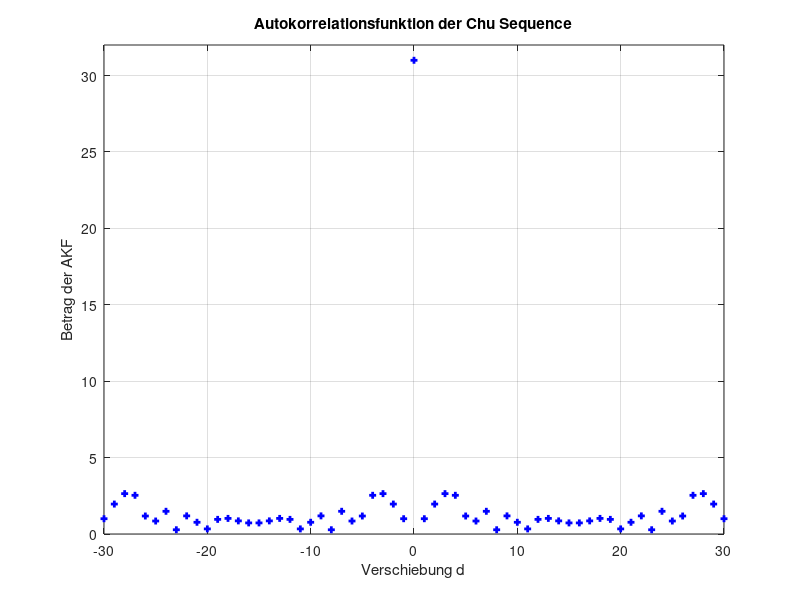
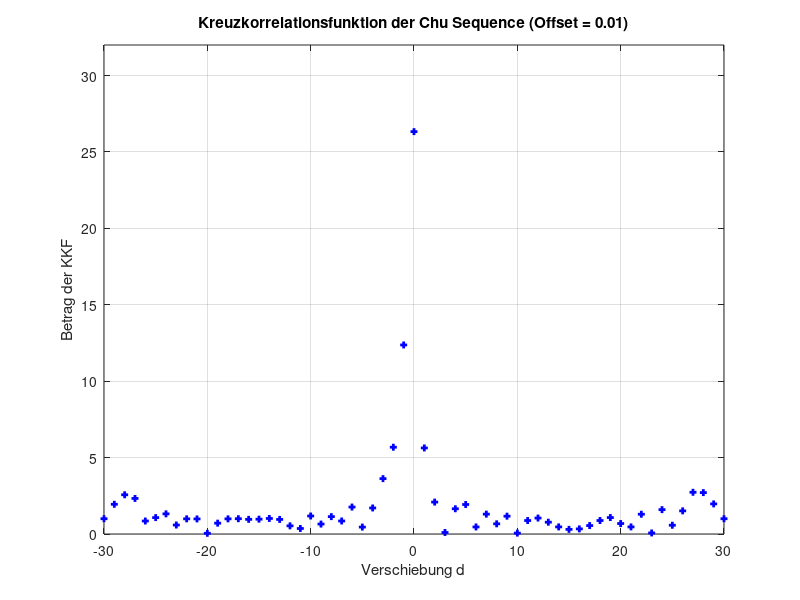
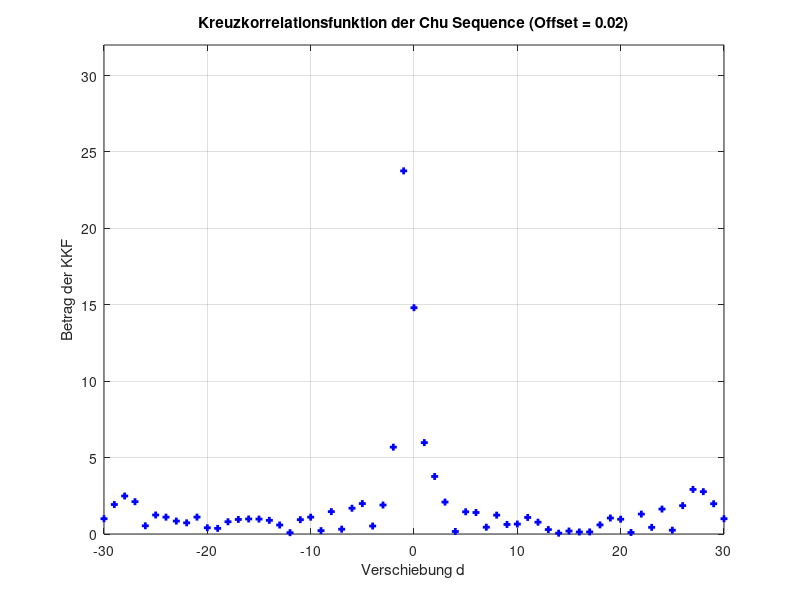

Source code (MATLAB) for these figures, in order:
function sdr_praeambel_foff_1
% Aperiodische Autokorrelation einer Chu-Praeambel mit Frequenzoffset
%
%------------------------------------------------
% (c) Eberhard Gamm (www.ibega.de),
%     LIKE (www.like.e-technik.uni-erlangen.de),
%     2013
%------------------------------------------------

close all;

% Chu Sequence (Polyphasen-Symbole)
N = 31;
n = 0 : N - 1;
s_p = exp( 1i * pi * n .* ( n + 1 ) / N );
% aperiodische Autokorrelation ohne Frequenzoffset
R_sp_sp = conv( s_p , conj( fliplr(s_p) ) );
% aperiodische Autokorrelation mit f_off / f_s = 0.01
R_spr_sp_1 = conv( s_p .* exp( 2i * pi * 0.01 * n) , ...
                   conj( fliplr(s_p) ) );
% aperiodische Autokorrelation mit f_off / f_s = 0.02
R_spr_sp_2 = conv( s_p .* exp( 2i * pi * 0.02 * n) , ...
                   conj( fliplr(s_p) ) );

d = - N + 1 : N - 1;

figure(1);
plot(d,abs(R_sp_sp),'bs','Linewidth',3,'Markersize',2);
grid;
axis([min(d) max(d) 0 32]);
xlabel('Verschiebung d');
ylabel('Betrag der AKF');
title('Autokorrelationsfunktion der Chu Sequence');

figure(2);
plot(d,abs(R_spr_sp_1),'bs','Linewidth',3,'Markersize',2);
grid;
axis([min(d) max(d) 0 32]);
xlabel('Verschiebung d');
ylabel('Betrag der KKF');
title('Kreuzkorrelationsfunktion der Chu Sequence (Offset = 0.01)');

figure(3);
plot(d,abs(R_spr_sp_2),'bs','Linewidth',3,'Markersize',2);
grid;
axis([min(d) max(d) 0 32]);
xlabel('Verschiebung d');
ylabel('Betrag der KKF');
title('Kreuzkorrelationsfunktion der Chu Sequence (Offset = 0.02)');
